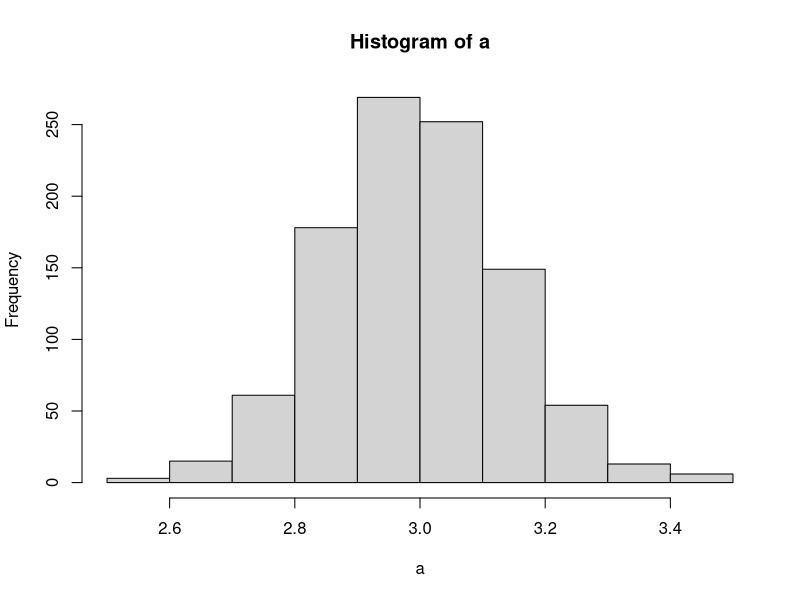

The R source for this figure:
## Central Limit Theorem Demo
a <- rbinom(1, size=10, p=.3)
a <- rbinom(100, size=10, p=.3)
mean(a)

a <- rep(0, 1000)
for(i in 1:1000){
  sample_each <- rbinom(100, size=10, p=.3)
  a[i] <- mean(sample_each)
}
hist(a)
